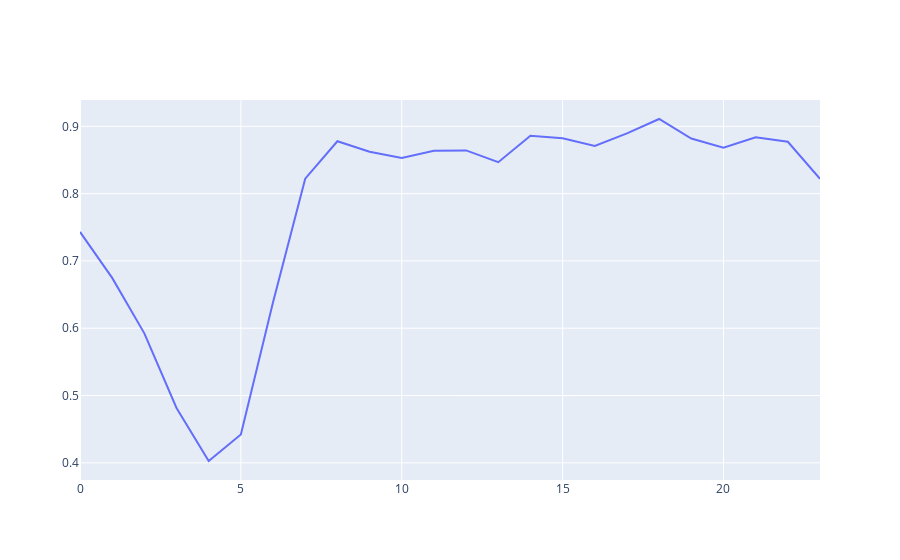

Notebook cell for this chart:
### Code cell
import plotly.graph_objects as go
line1 = go.Scatter(x=c.index,y=c['c'],name="source")
line2 = go.Scatter(x=c.index,y=res['res'],name="dis")
fig = go.Figure([line2])
fig.show()

### Figure 1 — Plotly figure (JSON) as saved in the notebook; plotly's stock layout.template omitted (floating-point values rounded to 4 significant figures)
{"data": [{"name": "dis", "type": "scatter", "x": [0, 1, 2, 3, 4, 5, 6, 7, 8, 9, 10, 11, 12, 13, 14, 15, 16, 17, 18, 19, 20, 21, 22, 23], "y": [0.7431, 0.6748, 0.5924, 0.4815, 0.4027, 0.4421, 0.6385, 0.8221, 0.8778, 0.8623, 0.8531, 0.8636, 0.8642, 0.8467, 0.886, 0.8824, 0.8707, 0.8896, 0.9109, 0.8819, 0.8681, 0.8839, 0.8771, 0.8221]}], "layout": {"autosize": true, "xaxis": {"autorange": true, "range": [0, 23], "type": "linear"}, "yaxis": {"autorange": true, "range": [0.3745, 0.9391], "type": "linear"}}}
